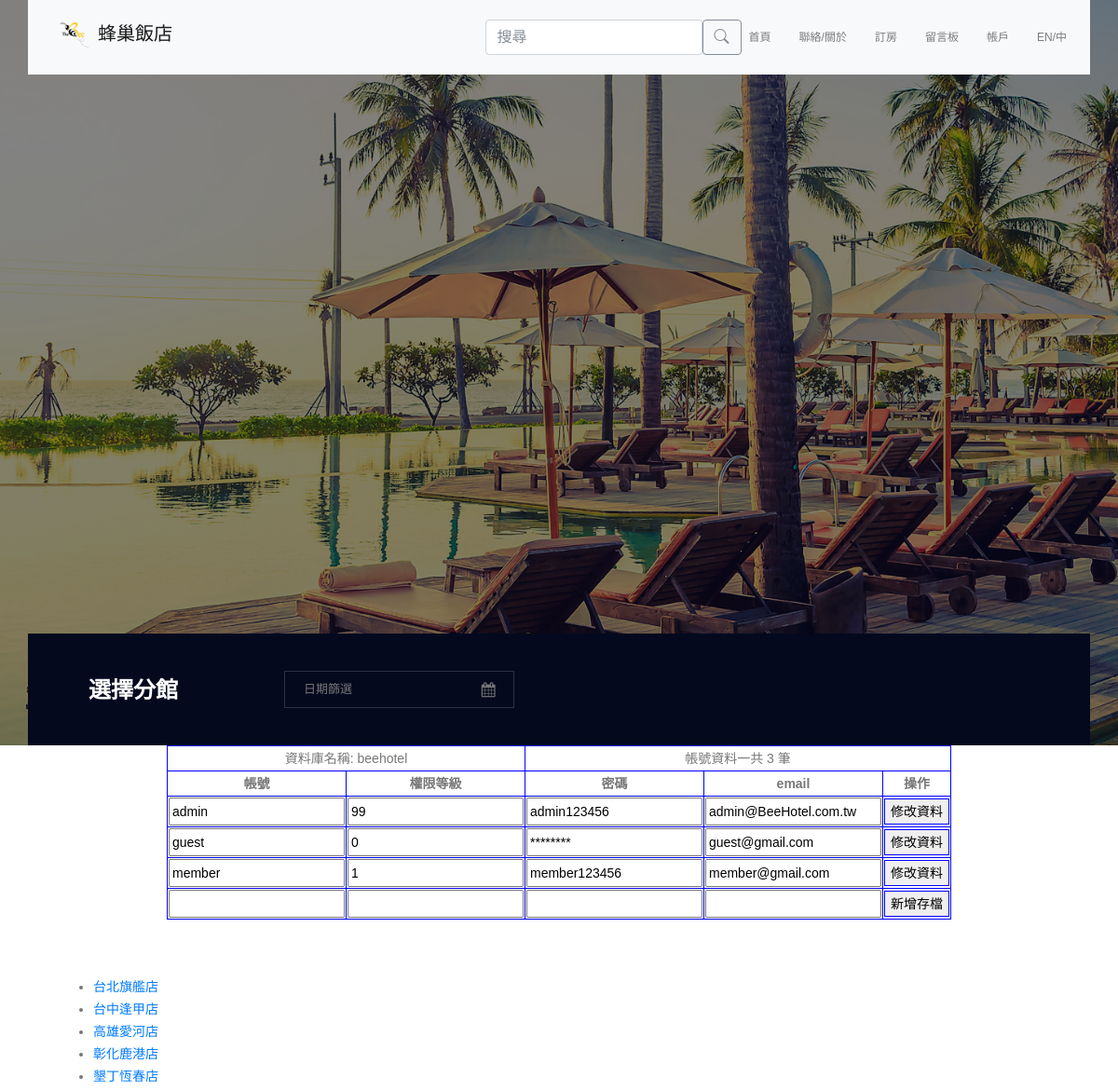
Before: /backEnd.php (upper part) with the older database file.
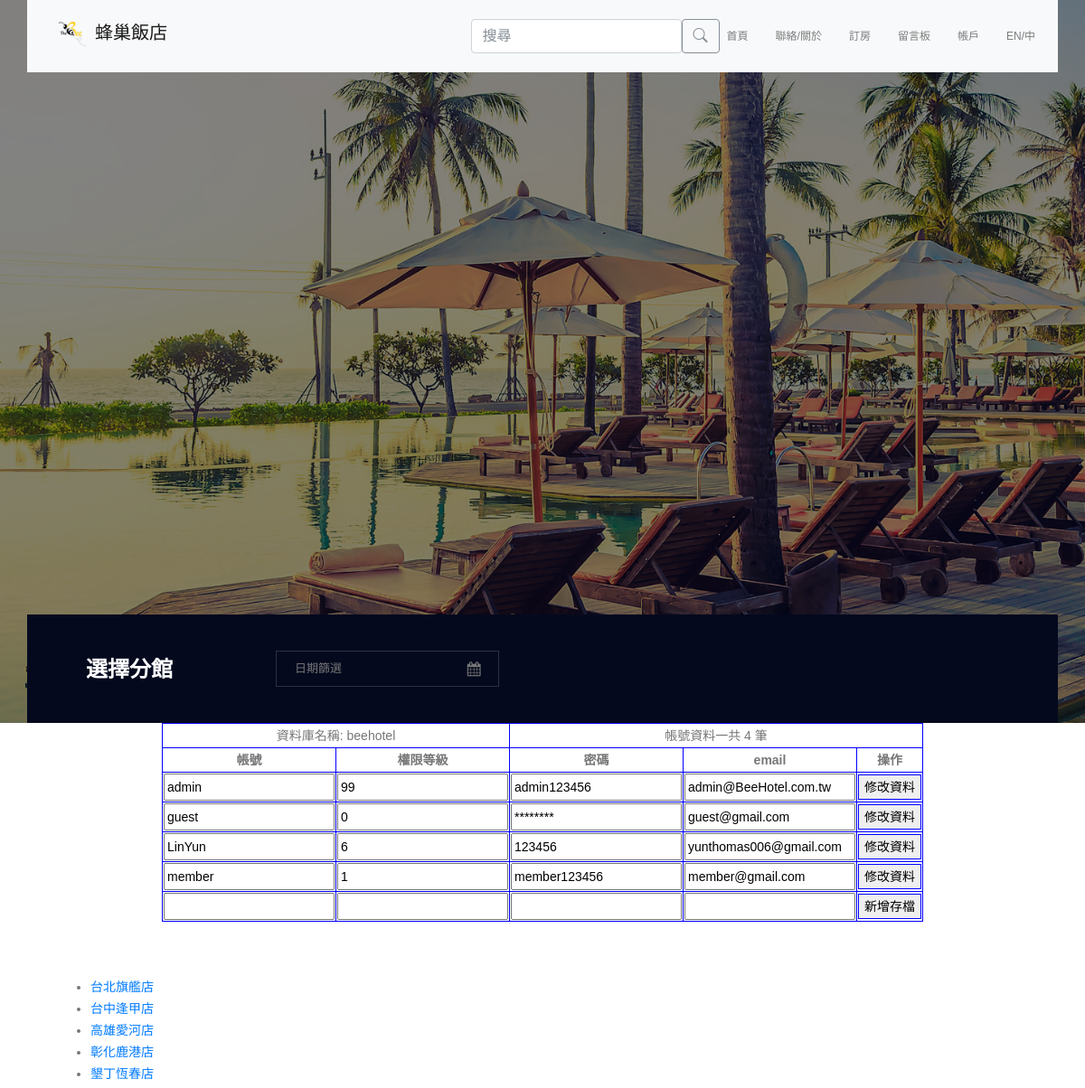
After: the same page with the newer database file.
### tables this page shows
CREATE TABLE `account` (
  `account` varchar(20) NOT NULL,
  `level` int(2) NOT NULL,
  `password` varchar(20) NOT NULL,
  `email` varchar(30) NOT NULL
);

### backEnd.php (the view, shortened to what this page needs)
<?php
    $host = 'localhost';
    $user ='root';
    $access = '';
    $datagram = 'beehotel';
    $link = mysqli_connect($host,$user,$access,$datagram);
    if ( !$link ) {
        echo "連結錯誤代碼: ".mysqli_connect_errno()."<br>";
        echo "連結錯誤訊息: ".mysqli_connect_error()."<br>";
        exit();
    }
    else
    {
        mysqli_query($link, 'SET CHARACTER SET utf8');
        mysqli_query($link, "SET collation_connection = 'utf8_unicode_ci'");
        if ($result = mysqli_query($link, "SELECT * FROM account")) {
            $rows = "";
            while ($row = mysqli_fetch_assoc($result)) {
                $rows .= "<form action='' method='submit'><tr><td><input type='text' name='account' value='" . $row["account"] . "'></td><td><input type='text' name='level' value='" . $row["level"] . "'></td><td><input type='text' name='password' value='" . $row["password"] . "'></td><td><input type='text' name='email' value='" . $row["email"] . "'></td><td><button type='submit'>修改資料</button></td></tr></form>";
            }
            $num = mysqli_num_rows($result);
        }
    }
?>
<!DOCTYPE html>
<html lang="en">
<head>
    <?php include("import.php") ?>
</head>
<body>
    <?php include("nav.php") ?>
    <section class="banner_area">
        <div class="booking_table d_flex align-items-center">
            <div class="overlay bg-parallax" data-stellar-ratio="0.2" data-stellar-vertical-offset="0" data-background=""></div>
        </div>
        <div class="hotel_booking_area position">
            <div class="container">
                <div class="hotel_booking_table">
                    <div class="col-md-3">
                        <h2>選擇分館</h2>
                    </div>
                    <div class="col-md-9">
                        <div class="boking_table">
                            <div class="row">
                                <div class="col-md-4">
                                    <div class="book_tabel_item">
                                        <div class="form-group">
                                            <div class='input-group date' id='datetimepicker11'>
                                                <input type='text' class="form-control" placeholder="日期篩選" />
                                                <span class="input-group-addon">
                                                    <i class="fa fa-calendar" aria-hidden="true"></i>
                                                </span>
                                            </div>
                                        </div>
                                    </div>
                                </div>
                            </div>
                        </div>
                    </div>
                </div>
            </div>
        </div>
    </section>
    <section>
        <table>
            <tr><td colspan="2">資料庫名稱: <?php echo $datagram; ?></td><td colspan="3">帳號資料一共 <?php echo $num; ?> 筆</td></tr>
            <tr>
                <th>帳號</th>
                <th>權限等級</th>
                <th>密碼</th>
                <th>email</th>
                <th>操作</th>
            </tr>
            <?php echo $rows; ?>
            <form action="" method="POST">
                <tr>
                    <td><input type="text" name="account"></td>
                    <td><input type="text" name="level"></td>
                    <td><input type="text" name="password"></td>
                    <td><input type="text" name="email"></td>
                    <td><button type="submit">新增存檔</button></td>
                </tr>
            </form>
        </table>
    </section>
    <section style="padding: 5%;">
        <div class="container_2">
            <div class="tm-paging-links">
                <nav>
                    <ul>
                        <li class="tm-paging-item"><a href="#" class="tm-paging-link active">台北旗艦店</a></li>
                        <li class="tm-paging-item"><a href="#" class="tm-paging-link">台中逢甲店</a></li>
                        <li class="tm-paging-item"><a href="#" class="tm-paging-link">高雄愛河店</a></li>
                        <li class="tm-paging-item"><a href="#" class="tm-paging-link">彰化鹿港店</a></li>
                        <li class="tm-paging-item"><a href="#" class="tm-paging-link">墾丁恆春店</a></li>
                    </ul>
                </nav>
            </div>
    </section>
    <?php include("footer.php") ?>
    </body>
</html>

### import.php (shortened to what this page needs)
<link rel="stylesheet" type="text/css" href="css/style.css">
<link rel="stylesheet" href="vendors/linericon/style.css">
<link rel="stylesheet" href="css/bootstrap.css">
<link rel="stylesheet" href="vendors/bootstrap-datepicker/bootstrap-datetimepicker.min.css">
<link rel="stylesheet" href="vendors/nice-select/css/nice-select.css">
<link rel="stylesheet" href="vendors/owl-carousel/owl.carousel.min.css">
<link rel="stylesheet" href="css/product.css">
<link rel="stylesheet" href="css/style.css">
<link rel="stylesheet" href="css/nav-style.css">
<link rel="stylesheet" href="css/responsive.css">
<link rel="stylesheet" href="css/font-awesome.min.css">

### nav.php (shortened to what this page needs)
<link rel="stylesheet" href="https://cdn.jsdelivr.net/npm/bootstrap-icons@1.3.0/font/bootstrap-icons.css">
<header class="header_area">
    <div class="container">
        <nav class="navbar navbar-expand-lg navbar-light navbar-light bg-light">
            <a class="navbar-brand logo_h" href="index.php"><img src="images/logo.png" width="50" height="50">蜂巢飯店
            </a>
            <div class="collapse navbar-collapse offset " id="navbarSupportedContent">
                <ul class="nav navbar-nav menu_nav ml-auto  ">
                    <form class="d-flex nav-link form-inline">
                        <input class="form-control me-2 " type="search" placeholder="搜尋" aria-label="Search">
                        <button onclick="play()" class="btn  btn-outline-secondary " type="submit"><i
                                class="bi bi-search"></i></button>
                    </form>
                    <li class="nav-item"><a class="nav-link" href="index.php">首頁</a></li>
                    <li class="nav-item submenu dropdown">
                        <a href="#" class="nav-link dropdown-toggle" data-toggle="dropdown" role="button"
                            aria-haspopup="true" aria-expanded="false" onclick="play()">聯絡/關於</a>
                    </li>
                    <li class="nav-item submenu dropdown">
                        <a href="#" class="nav-link dropdown-toggle" data-toggle="dropdown" role="button"
                            aria-haspopup="true" aria-expanded="false" onclick="play()">訂房</a>
                    </li>
                    <li class="nav-item"><a class="nav-link" href="comment.php">留言板</a></li>
                    <li class="nav-item submenu dropdown">
                        <a href="#" class="nav-link dropdown-toggle" data-toggle="dropdown" role="button" aria-haspopup="true" aria-expanded="false" onclick="play()">帳戶</a>
                    </li>
                    <li class="nav-item submenu dropdown">
                        <a href="#" class="nav-link dropdown-toggle" data-toggle="dropdown" role="button"
                            aria-haspopup="true" aria-expanded="false" onclick="play()">EN/中</a>
                    </li>
                </ul>
            </div>
        </nav>
    </div>
</header>

### footer.php (shortened to what this page needs)
<link rel="stylesheet" href="https://cdn.jsdelivr.net/npm/bootstrap-icons@1.3.0/font/bootstrap-icons.css">

### css/style.css (style rules this page uses)
a { text-decoration: none; -webkit-transition: all 0.3s ease-in-out; -o-transition: all 0.3s ease-in-out; transition: all 0.3s ease-in-out; }
body { line-height: 24px; font-size: 14px; font-family: "Poppins", sans-serif; font-weight: 300; color: #777777; }
section { background: #fff; }
h1, h2, h3, h4, h5, h6 { font-family: "Poppins", sans-serif; font-weight: 600; }
@media (min-width: 1200px) { .container { max-width: 1170px; } }
.d_flex { display: -webkit-box; display: -ms-flexbox; display: flex; }
.header_area { position: absolute; top: 0; left: 0; width: 100%; z-index: 20; }
.navbar { padding: 0px; border: 0px; border-radius: 0px; }
.navbar { padding: 0px 25px; }
.navbar .logo_h { padding-top: 0px; }
.navbar .menu_nav .nav-item .nav-link { font: 500 12px/80px "Poppins", sans-serif; text-transform: uppercase; padding: 0px; }
.navbar .menu_nav .nav-item .nav-link:after { display: none; }
.navbar .menu_nav .nav-item.submenu { position: relative; }
.navbar .menu_nav .nav-item + li { margin-left: 30px; }
.banner_area { background: #04091e; position: relative; z-index: 1; }
.banner_area .bg-parallax { background: url("../images/banner_bg.jpg") no-repeat scroll center 0/cover; opacity: 0.50; }
.banner_area .position { width: 100%; bottom: 0; left: 0; position: absolute; }
.booking_table { position: relative; overflow: hidden; width: 100%; min-height: 800px; }
.overlay { position: absolute; left: 0; right: 0; top: 0; height: 125%; bottom: 0; z-index: -1; }
.hotel_booking_table { background: #04091e; -webkit-box-align: center; -ms-flex-align: center; align-items: center; padding: 40px 50px 30px; display: -webkit-box; display: -ms-flexbox; display: flex; }
.hotel_booking_table h2 { font-size: 24px; line-height: 30px; color: #fff; text-transform: uppercase; }
.boking_table { margin-left: -50px; }
.book_tabel_item .form-group { margin-bottom: 0px; }
.book_tabel_item .form-group .input-group { position: relative; }
.book_tabel_item .form-group .input-group .form-control { border: 1px solid #2b3146; background: transparent; border-radius: 0px; font-size: 13px; line-height: 38px; padding: 0px 20px; color: #777777; z-index: 0; }
.book_tabel_item .form-group .input-group .input-group-addon { background: transparent; padding: 0px; border: 0px; position: absolute; right: 20px; top: 50%; -webkit-transform: translateY(-50%); -ms-transform: translateY(-50%); transform: translateY(-50%); color: #777777; z-index: 2; }
.book_tabel_item .input-group { margin-bottom: 10px; }

### backEnd.php (style rules this page uses)
table { margin: 0 auto; border: 1px blue solid; border-collapse: collapse; }
tr, td, th ,button { border: 1px blue solid; text-align: center }

Changed rows visible on the page:
added account: account "LinYun", level "6", password "123456", email "yunthomas006@gmail.com"
Other visible differences:
$num: "3" → "4"
